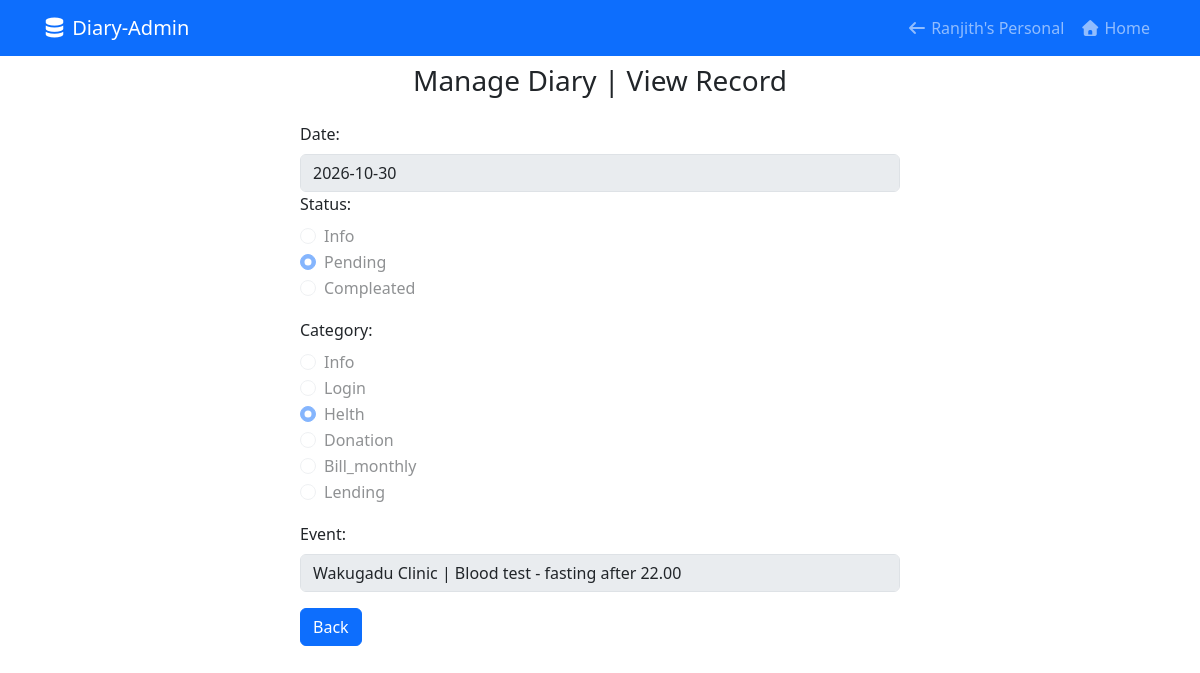
Page /Diary/view.php?id=2 on the committed database.
### tables this page shows
CREATE TABLE `diary` (
  `id` int(11) NOT NULL AUTO_INCREMENT,
  `date` date NOT NULL,
  `status` varchar(20) NOT NULL,
  `category` varchar(20) NOT NULL,
  `event` varchar(500) NOT NULL,
  PRIMARY KEY (`id`)
);

### Diary/config.php (called while the page is built, shortened)
<?php
$protocol = isset($_SERVER['HTTPS']) && $_SERVER['HTTPS'] === 'on' ? 'https://' : 'http://';
$host = $_SERVER['HTTP_HOST'];
$script = $_SERVER['SCRIPT_NAME'];
$path = rtrim(dirname($script), '/\\');
$base_url_diary  = $protocol . $host . $path;

### Diary/view.php (the view, shortened to what this page needs)
<?php
require_once "header.php";
$conn = getConn1("ranjith_personal");
$id = $_GET["id"] ?? "";
$sql = "SELECT * FROM `diary` WHERE id = $id LIMIT 1";
$result = mysqli_query($conn, $sql);
if ($result && mysqli_num_rows($result) > 0) {
  $row = mysqli_fetch_assoc($result);
}
?>
</head>
<body>
  <div class="container">
    <div class="text-center mb-4">
      <h3>Manage Diary | View Record</h3>
    </div>
  </div>
  <div class="container mt-4">
    <div class="container d-flex justify-content-center">
      <form action="" method="post" style="width: 50vw; min-width: 300px">
        <div class="row mb-3">
          <div class="col">
            <label class="form-label">Date:</label>
            <input type="text" class="form-control" name="date" disabled
              value="<?= htmlspecialchars($row['date'] ?? '') ?>">
          </div>
          <div class="form-group mb-3">
            <label class="form-label">Status:</label>
            <div class="form-check">
              <input class="form-check-input" type="radio" name="status" id="info" value="info" checked disabled
                <?= ($row['status'] == 'info') ? 'checked' : '' ?> />
              <label class="form-check-label" for="info"> Info </label>
            </div>
            <div class="form-check">
              <input class="form-check-input" type="radio" name="status" id="pending" value="pending" disabled
                <?= ($row['status'] == 'pending') ? 'checked' : '' ?> />
              <label class="form-check-label" for="pending"> Pending </label>
            </div>
            <div class="form-check">
              <input class="form-check-input" type="radio" name="status" id="compleated" value="completed" disabled
                <?= ($row['status'] == 'completed') ? 'checked' : '' ?> />
              <label class="form-check-label" for="compleated"> Compleated </label>
            </div>
          </div>
          <div class="form-group mb-3">
            <label class="form-label">Category:</label>
            <div class="form-check">
              <input class="form-check-input" type="radio" name="category" id="info" value="info" checked disabled
                <?= ($row['category'] == 'info') ? 'checked' : '' ?> />
              <label class="form-check-label" for="info"> Info </label>
            </div>
            <div class="form-check">
              <input class="form-check-input" type="radio" name="category" id="login" value="login" disabled
                <?= ($row['category'] == 'login') ? 'checked' : '' ?> />
              <label class="form-check-label" for="login"> Login </label>
            </div>
            <div class="form-check">
              <input class="form-check-input" type="radio" name="category" id="helth" value="helth" disabled
                <?= ($row['category'] == 'helth') ? 'checked' : '' ?> />
              <label class="form-check-label" for="helth"> Helth </label>
            </div>
            <div class="form-check">
              <input class="form-check-input" type="radio" name="category" id="donation" value="donation" disabled
                <?= ($row['category'] == 'donation') ? 'checked' : '' ?> />
              <label class="form-check-label" for="donation"> Donation </label>
            </div>
            <div class="form-check">
              <input class="form-check-input" type="radio" name="category" id="bill_monthly" value="bill_monthly" disabled
                <?= ($row['category'] == 'bill_monthly') ? 'checked' : '' ?> />
              <label class="form-check-label" for="bill_monthly"> Bill_monthly </label>
            </div>
            <div class="form-check">
              <input class="form-check-input" type="radio" name="category" id="lending" value="lending" disabled
                <?= ($row['category'] == 'lending') ? 'checked' : '' ?> />
              <label class="form-check-label" for="lending"> Lending </label>
            </div>
          </div>
          <div class="col">
            <label class="form-label">Event:</label>
            <input type="text" class="form-control" name="event" disabled
              value="<?= htmlspecialchars($row['event'] ?? '') ?>">
          </div>
        </div>
        <div>
          <a href="<?= $base_url_diary ?>/index.php" class="btn btn-primary">Back</a>
        </div>
      </form>
    </div>
  </div>
</body>
</html>

### rows in the picture
diary: date "2026-10-30", status "☐ Info", status "☑ Pending", status "☐ Compleated", category "☐ Login", category "☑ Helth", category "☐ Donation", category "☐ Bill_monthly", category "☐ Lending", event "Wakugadu Clinic | Blood test - fasting after 22.00"
